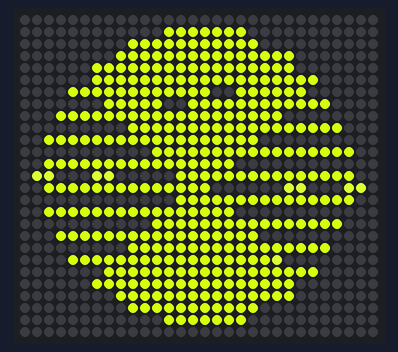
The sketch below on a simulated Arduino Uno, built with avr-gcc and run on an emulated ATmega328P. On the bench: 30×27 RGB LED matrix (first LED top left, wired row by row).

Above: at 0.2 s.

The sketch:

ecran-led.ino
```cpp
// (licence header left out)
/*

                                          +-----+
             +----[PWR]-------------------| USB |--+
             |                            +-----+  |
             |         GND/RST2  [ ][ ]            |
             |       MOSI2/SCK2  [ ][ ]  A5/SCL[ ] |
             |          5V/MISO2 [ ][ ]  A4/SDA[ ] |
             |                             AREF[ ] |
             |                              GND[X] | - masse du ruban de LED
             | [ ]N/C                    SCK/13[ ] |
             | [ ]IOREF                 MISO/12[ ] |
             | [ ]RST                   MOSI/11[ ]~|
             | [ ]3V3    +---+               10[ ]~|
alim ruban - | [x]5v    -| A |-               9[ ]~|
             | [ ]GND   -| R |-               8[ ] |
             | [ ]GND   -| D |-                    |
             | [ ]Vin   -| U |-               7[ ] |
             |          -| I |-               6[x]~| - D in du ruban de LED
             | [ ]A0    -| N |-               5[ ]~|
             | [ ]A1    -| O |-               4[ ] |
             | [ ]A2     +---+           INT1/3[ ]~|
             | [ ]A3                     INT0/2[ ] |
             | [ ]A4/SDA  RST SCK MISO     TX>1[ ] |
             | [ ]A5/SCL  [ ] [ ] [ ]      RX<0[ ] |
             |            [ ] [ ] [ ]              |
             |  UNO_R3    GND MOSI 5V  ____________/
              \_______________________/
MatÃ©riel :
- des fils dupont.
- un ruban de led
- un Arduino
- ...
SchÃ©ma de l'Arduino en ASCII-ART CC-By http://busyducks.com/ascii-art-arduinos
Sous licence CC-By-Sa (http://creativecommons.org/licenses/by-nc-sa/3.0/)
*/
/*
   ___
 / ___ \
|_|   | |
     /_/
     _   ___   _
    |_| |___|_| |_
         ___|_   _|
        |___| |_|
Les petits DÃ©brouillards - CC-By-Sa http://creativecommons.org/licenses/by-nc-sa/3.0/
*/

#include <Adafruit_NeoPixel.h>
#include "pacman.h"


#define BROCHE        0 // broche de l'Arduino sur laquelle est connectÃ© le ruban

// Nombre de led du ruban ?
#define NBPIXELS NEW_PISKEL_FRAME_WIDTH*NEW_PISKEL_FRAME_HEIGHT


Adafruit_NeoPixel pixels(NBPIXELS, BROCHE, NEO_GRB + NEO_KHZ800);


#define delai 3 // durÃ©e de la pause en millisecondes
byte rgb_tmp[3];
byte image[NBPIXELS][3];
int pixel_to_light = 0;
byte r,g,b;


void colorConverter(uint32_t rgb)
{

  byte red, green, blue;
  red = rgb >> 16 ;

  green = (rgb & 0x00ff00) >> 8;

  blue = (rgb & 0x0000ff);

  rgb = 0;

  rgb |= red <<16;
  rgb |= blue <<8;
  rgb |=green;
  rgb_tmp[0] = red;
  rgb_tmp[1] = green;
  rgb_tmp[2] = blue;
  /*Serial.print("RED = ");
  Serial.print(red);
  Serial.print("   GREEN = ");
  Serial.print(green);
  Serial.print("   BLUE = ");
  Serial.print(blue);
  Serial.println();*/

}

/*void tab_maker() {
  for (int i = 0; i < NBPIXELS; i++) {
    colorConverter(new_piskel_data[0][i]);
    //colorConverter(0xff09f2ff);
    for (int j = 0; j < 3; j++)
      image[i][j] = rgb_tmp[2-j];
    //Serial.println(image[i][0]);
  }
}*/

void setup() {
  //Serial.begin(9600);
  //Serial.println(sizeof(new_piskel_data[0][0]));
  //Serial.println(sizeof(0xff09f2ff));
  //tab_maker();
  pixels.begin();           // INITIALISE l'object ruban NeoPixel
  pixels.fill(pixels.Color(0,0,0));
  pixels.show();            // Ã©teint tout les pixels aussi vite que possible.
  pixels.setBrightness(255); // met la luminositÃ© Ã  1/5 (max = 255)
}

void loop() {
  animated();
 //move_to_right();
}

void animated() {
  for (int i = 0; i < NEW_PISKEL_FRAME_COUNT; i ++){
    display_image(0, i);
    delay(10);
    pixels.fill(pixels.Color(0,0,0));
  }

}

void display_image(int decalage, int nb) {
  for(int i=0; i<NBPIXELS; i++) { // Les pixels sont numÃ©rotÃ©s de 0 Ã  ...
    //Serial.println(new_piskel_data[0][i]);
    colorConverter(pgm_read_dword(&new_piskel_data[nb][i]));
    r = rgb_tmp[2];
    g = rgb_tmp[1];
    b = rgb_tmp[0];

    if ((i/NEW_PISKEL_FRAME_WIDTH)%2 == 0) {
      pixel_to_light = i + decalage;
      if (pixel_to_light >= (i/NEW_PISKEL_FRAME_WIDTH+1)*NEW_PISKEL_FRAME_WIDTH) {
        pixel_to_light -= NEW_PISKEL_FRAME_WIDTH;
      }
    } else {
      pixel_to_light = NEW_PISKEL_FRAME_WIDTH*((i/NEW_PISKEL_FRAME_WIDTH)+1) - (i - ((i/NEW_PISKEL_FRAME_WIDTH)*NEW_PISKEL_FRAME_WIDTH))-1;
      pixel_to_light -= decalage;
      if (pixel_to_light < (i/NEW_PISKEL_FRAME_WIDTH)*NEW_PISKEL_FRAME_WIDTH) {
        pixel_to_light += NEW_PISKEL_FRAME_WIDTH;
      }
    }
    //Serial.println(pixel_to_light);
    pixels.setPixelColor(pixel_to_light, pixels.Color(r,g,b));
    //delay(5);
  }
  pixels.show();

}

void move_to_right() {
  for (int i = 0; i < NEW_PISKEL_FRAME_WIDTH  ; i++) {
    display_image(i, 0);
    delay(4);
    pixels.fill(pixels.Color(0,0,0));

  }
}
```

pacman.h
```cpp
#ifndef __PACMAN_H__
#define __PACMAN_H__

#include <stdint.h>

#define NEW_PISKEL_FRAME_COUNT 1
#define NEW_PISKEL_FRAME_WIDTH 30
#define NEW_PISKEL_FRAME_HEIGHT 27

/* Piskel data for "New Piskel" */

static const uint32_t new_piskel_data[1][810] PROGMEM = {
{
0xff000000, 0xff000000, 0xff000000, 0xff000000, 0xff000000, 0xff000000, 0xff000000, 0xff000000, 0xff000000, 0xff000000, 0xff000000, 0xff000000, 0xff000000, 0xff000000, 0xff000000, 0xff000000, 0xff000000, 0xff000000, 0xff000000, 0xff000000, 0xff000000, 0xff000000, 0xff000000, 0xff000000, 0xff000000, 0xff000000, 0xff000000, 0xff000000, 0xff000000, 0xff000000,
0xff000000, 0xff000000, 0xff000000, 0xff000000, 0xff000000, 0xff000000, 0xff000000, 0xff000000, 0xff000000, 0xff000000, 0xff000000, 0xff0dffd6, 0xff0dffd6, 0xff0dffd6, 0xff0dffd6, 0xff0dffd6, 0xff0dffd6, 0xff0dffd6, 0xff000000, 0xff000000, 0xff000000, 0xff000000, 0xff000000, 0xff000000, 0xff000000, 0xff000000, 0xff000000, 0xff000000, 0xff000000, 0xff000000,
0xff000000, 0xff000000, 0xff000000, 0xff000000, 0xff000000, 0xff000000, 0xff000000, 0xff000000, 0xff000000, 0xff0dffd6, 0xff0dffd6, 0xff0dffd6, 0xff0dffd6, 0xff0dffd6, 0xff0dffd6, 0xff0dffd6, 0xff0dffd6, 0xff0dffd6, 0xff0dffd6, 0xff0dffd6, 0xff000000, 0xff000000, 0xff000000, 0xff000000, 0xff000000, 0xff000000, 0xff000000, 0xff000000, 0xff000000, 0xff000000,
0xff000000, 0xff000000, 0xff000000, 0xff000000, 0xff000000, 0xff000000, 0xff000000, 0xff0dffd6, 0xff0dffd6, 0xff0dffd6, 0xff0dffd6, 0xff0dffd6, 0xff0dffd6, 0xff0dffd6, 0xff0dffd6, 0xff0dffd6, 0xff0dffd6, 0xff0dffd6, 0xff0dffd6, 0xff0dffd6, 0xff0dffd6, 0xff0dffd6, 0xff000000, 0xff000000, 0xff000000, 0xff000000, 0xff000000, 0xff000000, 0xff000000, 0xff000000,
0xff000000, 0xff000000, 0xff000000, 0xff000000, 0xff000000, 0xff000000, 0xff0dffd6, 0xff0dffd6, 0xff0dffd6, 0xff0dffd6, 0xff0dffd6, 0xff0dffd6, 0xff0dffd6, 0xff0dffd6, 0xff0dffd6, 0xff0dffd6, 0xff0dffd6, 0xff0dffd6, 0xff0dffd6, 0xff0dffd6, 0xff0dffd6, 0xff0dffd6, 0xff0dffd6, 0xff000000, 0xff000000, 0xff000000, 0xff000000, 0xff000000, 0xff000000, 0xff000000,
0xff000000, 0xff000000, 0xff000000, 0xff000000, 0xff000000, 0xff0dffd6, 0xff0dffd6, 0xff0dffd6, 0xff0dffd6, 0xff0dffd6, 0xff0dffd6, 0xff0dffd6, 0xff0dffd6, 0xff0dffd6, 0xff0dffd6, 0xff0dffd6, 0xff0dffd6, 0xff0dffd6, 0xff0dffd6, 0xff0dffd6, 0xff0dffd6, 0xff0dffd6, 0xff0dffd6, 0xff0dffd6, 0xff000000, 0xff000000, 0xff000000, 0xff000000, 0xff000000, 0xff000000,
0xff000000, 0xff000000, 0xff000000, 0xff000000, 0xff0dffd6, 0xff0dffd6, 0xff0dffd6, 0xff0dffd6, 0xff0dffd6, 0xff0dffd6, 0xff0dffd6, 0xff0dffd6, 0xff0dffd6, 0xff0dffd6, 0xff0dffd6, 0xff0dffd6, 0xff000000, 0xff000000, 0xff0dffd6, 0xff0dffd6, 0xff0dffd6, 0xff0dffd6, 0xff0dffd6, 0xff0dffd6, 0xff000000, 0xff000000, 0xff000000, 0xff000000, 0xff000000, 0xff000000,
0xff000000, 0xff000000, 0xff000000, 0xff000000, 0xff0dffd6, 0xff0dffd6, 0xff0dffd6, 0xff0dffd6, 0xff0dffd6, 0xff0dffd6, 0xff0dffd6, 0xff0dffd6, 0xff0dffd6, 0xff0dffd6, 0xff0dffd6, 0xff0dffd6, 0xff000000, 0xff000000, 0xff0dffd6, 0xff0dffd6, 0xff0dffd6, 0xff0dffd6, 0xff0dffd6, 0xff000000, 0xff000000, 0xff000000, 0xff000000, 0xff000000, 0xff000000, 0xff000000,
0xff000000, 0xff000000, 0xff000000, 0xff0dffd6, 0xff0dffd6, 0xff0dffd6, 0xff0dffd6, 0xff0dffd6, 0xff0dffd6, 0xff0dffd6, 0xff0dffd6, 0xff0dffd6, 0xff0dffd6, 0xff0dffd6, 0xff0dffd6, 0xff0dffd6, 0xff0dffd6, 0xff0dffd6, 0xff0dffd6, 0xff0dffd6, 0xff0dffd6, 0xff0dffd6, 0xff000000, 0xff000000, 0xff000000, 0xff000000, 0xff000000, 0xff000000, 0xff000000, 0xff000000,
0xff000000, 0xff000000, 0xff000000, 0xff0dffd6, 0xff0dffd6, 0xff0dffd6, 0xff0dffd6, 0xff0dffd6, 0xff0dffd6, 0xff0dffd6, 0xff0dffd6, 0xff0dffd6, 0xff0dffd6, 0xff0dffd6, 0xff0dffd6, 0xff0dffd6, 0xff0dffd6, 0xff0dffd6, 0xff0dffd6, 0xff0dffd6, 0xff0dffd6, 0xff000000, 0xff000000, 0xff000000, 0xff000000, 0xff000000, 0xff000000, 0xff000000, 0xff000000, 0xff000000,
0xff000000, 0xff000000, 0xff0dffd6, 0xff0dffd6, 0xff0dffd6, 0xff0dffd6, 0xff0dffd6, 0xff0dffd6, 0xff0dffd6, 0xff0dffd6, 0xff0dffd6, 0xff0dffd6, 0xff0dffd6, 0xff0dffd6, 0xff0dffd6, 0xff0dffd6, 0xff0dffd6, 0xff0dffd6, 0xff0dffd6, 0xff0dffd6, 0xff000000, 0xff000000, 0xff000000, 0xff000000, 0xff000000, 0xff000000, 0xff000000, 0xff000000, 0xff000000, 0xff000000,
0xff000000, 0xff000000, 0xff0dffd6, 0xff0dffd6, 0xff0dffd6, 0xff0dffd6, 0xff0dffd6, 0xff0dffd6, 0xff0dffd6, 0xff0dffd6, 0xff0dffd6, 0xff0dffd6, 0xff0dffd6, 0xff0dffd6, 0xff0dffd6, 0xff0dffd6, 0xff0dffd6, 0xff0dffd6, 0xff0dffd6, 0xff000000, 0xff000000, 0xff000000, 0xff000000, 0xff000000, 0xff000000, 0xff000000, 0xff000000, 0xff000000, 0xff000000, 0xff000000,
0xff000000, 0xff000000, 0xff0dffd6, 0xff0dffd6, 0xff0dffd6, 0xff0dffd6, 0xff0dffd6, 0xff0dffd6, 0xff0dffd6, 0xff0dffd6, 0xff0dffd6, 0xff0dffd6, 0xff0dffd6, 0xff0dffd6, 0xff0dffd6, 0xff0dffd6, 0xff0dffd6, 0xff0dffd6, 0xff000000, 0xff000000, 0xff000000, 0xff000000, 0xff000000, 0xff000000, 0xff000000, 0xff000000, 0xff000000, 0xff000000, 0xff000000, 0xff000000,
0xff000000, 0xff000000, 0xff0dffd6, 0xff0dffd6, 0xff0dffd6, 0xff0dffd6, 0xff0dffd6, 0xff0dffd6, 0xff0dffd6, 0xff0dffd6, 0xff0dffd6, 0xff0dffd6, 0xff0dffd6, 0xff0dffd6, 0xff0dffd6, 0xff0dffd6, 0xff0dffd6, 0xff000000, 0xff000000, 0xff000000, 0xff000000, 0xff000000, 0xff33ffdc, 0xff33ffdc, 0xff000000, 0xff000000, 0xff000000, 0xff33ffdc, 0xff33ffdc, 0xff000000,
0xff000000, 0xff000000, 0xff0dffd6, 0xff0dffd6, 0xff0dffd6, 0xff0dffd6, 0xff0dffd6, 0xff0dffd6, 0xff0dffd6, 0xff0dffd6, 0xff0dffd6, 0xff0dffd6, 0xff0dffd6, 0xff0dffd6, 0xff0dffd6, 0xff0dffd6, 0xff000000, 0xff000000, 0xff000000, 0xff000000, 0xff000000, 0xff000000, 0xff33ffdc, 0xff33ffdc, 0xff000000, 0xff000000, 0xff000000, 0xff33ffdc, 0xff33ffdc, 0xff000000,
0xff000000, 0xff000000, 0xff0dffd6, 0xff0dffd6, 0xff0dffd6, 0xff0dffd6, 0xff0dffd6, 0xff0dffd6, 0xff0dffd6, 0xff0dffd6, 0xff0dffd6, 0xff0dffd6, 0xff0dffd6, 0xff0dffd6, 0xff0dffd6, 0xff0dffd6, 0xff0dffd6, 0xff000000, 0xff000000, 0xff000000, 0xff000000, 0xff000000, 0xff000000, 0xff000000, 0xff000000, 0xff000000, 0xff000000, 0xff000000, 0xff000000, 0xff000000,
0xff000000, 0xff000000, 0xff0dffd6, 0xff0dffd6, 0xff0dffd6, 0xff0dffd6, 0xff0dffd6, 0xff0dffd6, 0xff0dffd6, 0xff0dffd6, 0xff0dffd6, 0xff0dffd6, 0xff0dffd6, 0xff0dffd6, 0xff0dffd6, 0xff0dffd6, 0xff0dffd6, 0xff0dffd6, 0xff000000, 0xff000000, 0xff000000, 0xff000000, 0xff000000, 0xff000000, 0xff000000, 0xff000000, 0xff000000, 0xff000000, 0xff000000, 0xff000000,
0xff000000, 0xff000000, 0xff000000, 0xff0dffd6, 0xff0dffd6, 0xff0dffd6, 0xff0dffd6, 0xff0dffd6, 0xff0dffd6, 0xff0dffd6, 0xff0dffd6, 0xff0dffd6, 0xff0dffd6, 0xff0dffd6, 0xff0dffd6, 0xff0dffd6, 0xff0dffd6, 0xff0dffd6, 0xff0dffd6, 0xff000000, 0xff000000, 0xff000000, 0xff000000, 0xff000000, 0xff000000, 0xff000000, 0xff000000, 0xff000000, 0xff000000, 0xff000000,
0xff000000, 0xff000000, 0xff000000, 0xff0dffd6, 0xff0dffd6, 0xff0dffd6, 0xff0dffd6, 0xff0dffd6, 0xff0dffd6, 0xff0dffd6, 0xff0dffd6, 0xff0dffd6, 0xff0dffd6, 0xff0dffd6, 0xff0dffd6, 0xff0dffd6, 0xff0dffd6, 0xff0dffd6, 0xff0dffd6, 0xff0dffd6, 0xff000000, 0xff000000, 0xff000000, 0xff000000, 0xff000000, 0xff000000, 0xff000000, 0xff000000, 0xff000000, 0xff000000,
0xff000000, 0xff000000, 0xff000000, 0xff000000, 0xff0dffd6, 0xff0dffd6, 0xff0dffd6, 0xff0dffd6, 0xff0dffd6, 0xff0dffd6, 0xff0dffd6, 0xff0dffd6, 0xff0dffd6, 0xff0dffd6, 0xff0dffd6, 0xff0dffd6, 0xff0dffd6, 0xff0dffd6, 0xff0dffd6, 0xff0dffd6, 0xff0dffd6, 0xff000000, 0xff000000, 0xff000000, 0xff000000, 0xff000000, 0xff000000, 0xff000000, 0xff000000, 0xff000000,
0xff000000, 0xff000000, 0xff000000, 0xff000000, 0xff0dffd6, 0xff0dffd6, 0xff0dffd6, 0xff0dffd6, 0xff0dffd6, 0xff0dffd6, 0xff0dffd6, 0xff0dffd6, 0xff0dffd6, 0xff0dffd6, 0xff0dffd6, 0xff0dffd6, 0xff0dffd6, 0xff0dffd6, 0xff0dffd6, 0xff0dffd6, 0xff0dffd6, 0xff33ffdc, 0xff000000, 0xff000000, 0xff000000, 0xff000000, 0xff000000, 0xff000000, 0xff000000, 0xff000000,
0xff000000, 0xff000000, 0xff000000, 0xff000000, 0xff000000, 0xff0dffd6, 0xff0dffd6, 0xff0dffd6, 0xff0dffd6, 0xff0dffd6, 0xff0dffd6, 0xff0dffd6, 0xff0dffd6, 0xff0dffd6, 0xff0dffd6, 0xff0dffd6, 0xff0dffd6, 0xff0dffd6, 0xff0dffd6, 0xff0dffd6, 0xff0dffd6, 0xff0dffd6, 0xff0dffd6, 0xff000000, 0xff000000, 0xff000000, 0xff000000, 0xff000000, 0xff000000, 0xff000000,
0xff000000, 0xff000000, 0xff000000, 0xff000000, 0xff000000, 0xff000000, 0xff0dffd6, 0xff0dffd6, 0xff0dffd6, 0xff0dffd6, 0xff0dffd6, 0xff0dffd6, 0xff0dffd6, 0xff0dffd6, 0xff0dffd6, 0xff0dffd6, 0xff0dffd6, 0xff0dffd6, 0xff0dffd6, 0xff0dffd6, 0xff0dffd6, 0xff0dffd6, 0xff0dffd6, 0xff000000, 0xff000000, 0xff000000, 0xff000000, 0xff000000, 0xff000000, 0xff000000,
0xff000000, 0xff000000, 0xff000000, 0xff000000, 0xff000000, 0xff000000, 0xff000000, 0xff0dffd6, 0xff0dffd6, 0xff0dffd6, 0xff0dffd6, 0xff0dffd6, 0xff0dffd6, 0xff0dffd6, 0xff0dffd6, 0xff0dffd6, 0xff0dffd6, 0xff0dffd6, 0xff0dffd6, 0xff0dffd6, 0xff0dffd6, 0xff0dffd6, 0xff000000, 0xff000000, 0xff000000, 0xff000000, 0xff000000, 0xff000000, 0xff000000, 0xff000000,
0xff000000, 0xff000000, 0xff000000, 0xff000000, 0xff000000, 0xff000000, 0xff000000, 0xff000000, 0xff000000, 0xff0dffd6, 0xff0dffd6, 0xff0dffd6, 0xff0dffd6, 0xff0dffd6, 0xff0dffd6, 0xff0dffd6, 0xff0dffd6, 0xff0dffd6, 0xff0dffd6, 0xff0dffd6, 0xff000000, 0xff000000, 0xff000000, 0xff000000, 0xff000000, 0xff000000, 0xff000000, 0xff000000, 0xff000000, 0xff000000,
0xff000000, 0xff000000, 0xff000000, 0xff000000, 0xff000000, 0xff000000, 0xff000000, 0xff000000, 0xff000000, 0xff000000, 0xff000000, 0xff0dffd6, 0xff0dffd6, 0xff0dffd6, 0xff0dffd6, 0xff0dffd6, 0xff0dffd6, 0xff0dffd6, 0xff000000, 0xff000000, 0xff000000, 0xff000000, 0xff000000, 0xff000000, 0xff000000, 0xff000000, 0xff000000, 0xff000000, 0xff000000, 0xff000000,
0xff000000, 0xff000000, 0xff000000, 0xff000000, 0xff000000, 0xff000000, 0xff000000, 0xff000000, 0xff000000, 0xff000000, 0xff000000, 0xff000000, 0xff000000, 0xff000000, 0xff000000, 0xff000000, 0xff000000, 0xff000000, 0xff000000, 0xff000000, 0xff000000, 0xff000000, 0xff000000, 0xff000000, 0xff000000, 0xff000000, 0xff000000, 0xff000000, 0xff000000, 0xff000000
}
};


#endif
```
